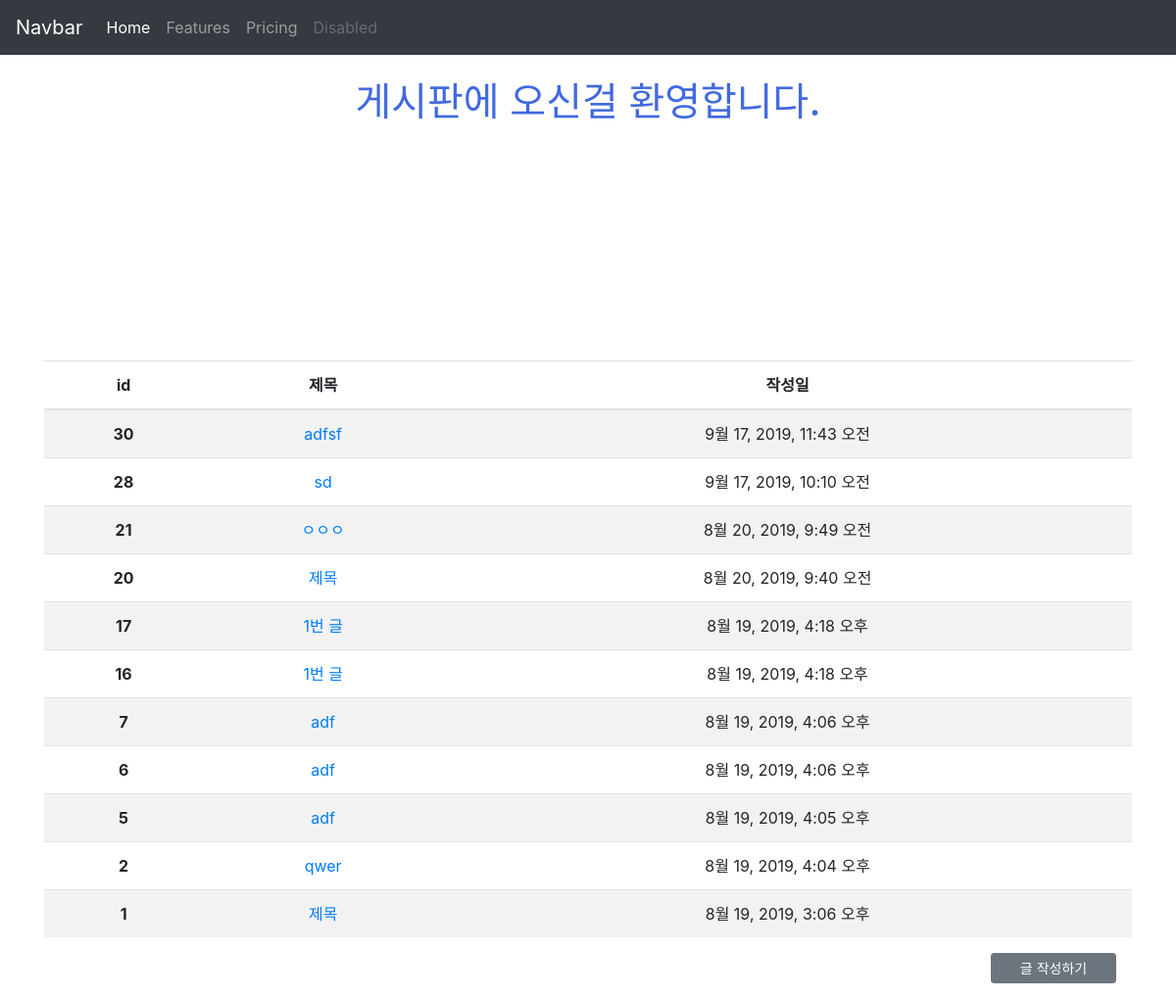
/articles/, run on an earlier commit of the app's database.
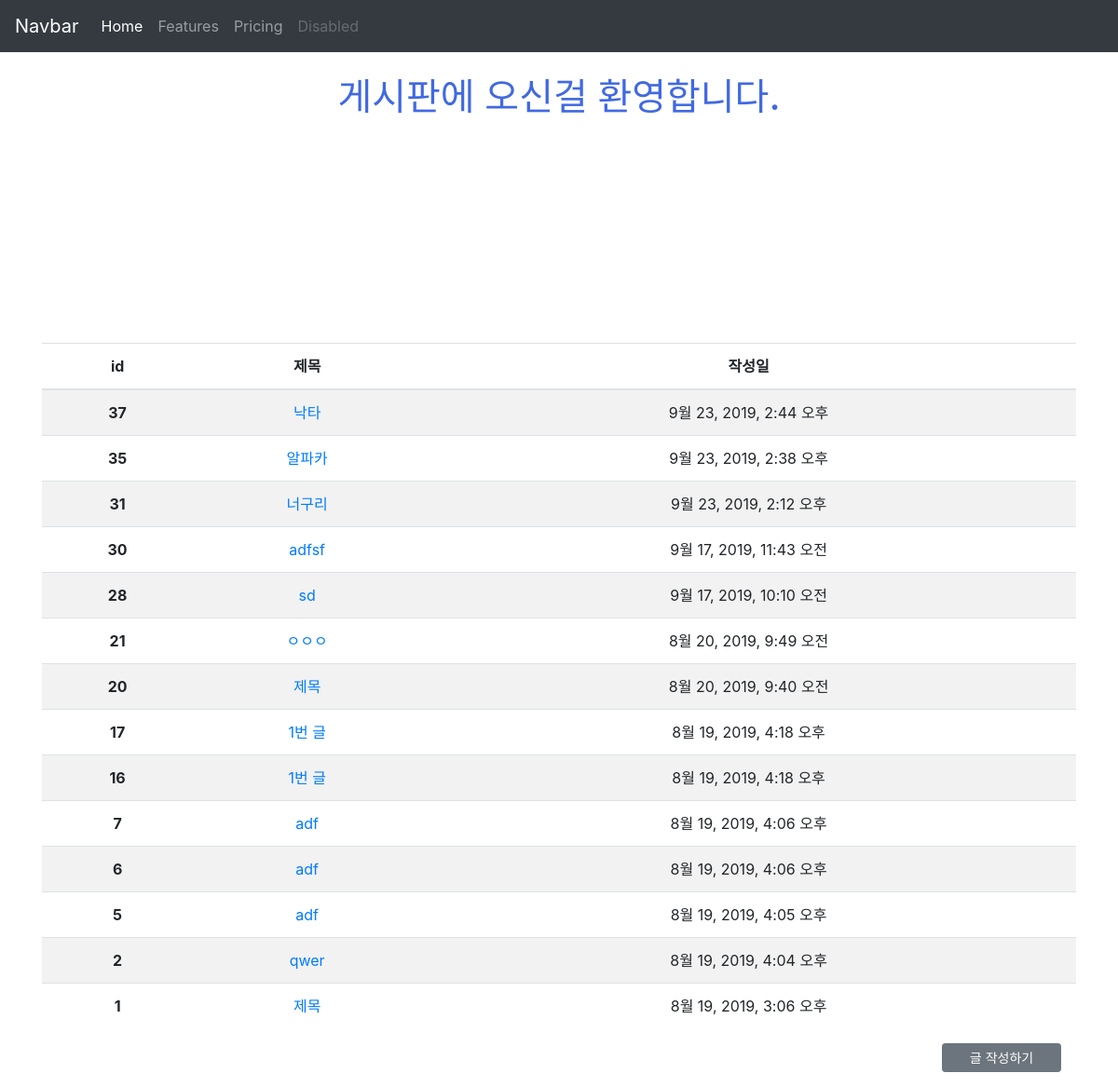
And on a later commit of the database.
### articles/models.py (models this page shows, shortened)
class Article(models.Model):
    title = models.CharField(max_length=10)
    content = models.TextField()
    image = models.ImageField(blank=True)
    image_thumbnail = ImageSpecField(
        processors=[ResizeToFill(300, 300)],
        format='JPEG',
        options={'quality': 80}
    )
    created_at = models.DateTimeField(auto_now_add=True)
    updated_at = models.DateTimeField(auto_now=True)

### articles/views.py (the view)
# urls.py: path('', views.index, name='index'),
def index(request):
    articles = Article.objects.order_by('-id')
    context = {
        'articles': articles
    }
    return render(request, 'articles/index.html', context)

### articles/templates/articles/index.html
{% extends 'articles/base.html' %}
{% load static %}
{% block css %}
<link rel="stylesheet" href="{% static 'articles/style.css' %}">
{% endblock %}
{% block body %}
<h1 class="my-4 text-center title">게시판에 오신걸 환영합니다.</h1>
<img class="d-block mx-auto"  height="200px" src="{% static 'articles/1.jpg' %}" alt="">
<table class="mt-3 table table-striped text-center">
    <thead>
      <tr>
        <th scope="col">id</th>
        <th scope="col">제목</th>
        <th scope="col">작성일</th>
      </tr>
    </thead>
    <tbody>
      {% for article in articles %}
      <tr>
        <th scope="row">{{ article.id }}</th>
        <td><a href="{% url 'articles:detail' article.pk %}">{{ article.title }}</a></td>
        <td>{{ article.created_at }}</td>
      </tr>
      {% endfor %}
    </tbody>
  </table>
  <a class="d-block mt-3 mr-3 ml-auto btn btn-secondary btn-sm mb-3" style="width:8rem;" href="{% url 'articles:create' %}">글 작성하기</a>
{% endblock %}

### articles/templates/articles/base.html (shortened to what this page needs)
{% load static %}
<!DOCTYPE html>
<html lang="ko">
<head>
  <link rel="stylesheet" href="{% static 'bootstrap/css/bootstrap.min.css' %}">
    {% block css %}
    {% endblock %}
</head>
<body>
  <nav class="navbar navbar-expand-lg navbar-dark bg-dark">
    <a class="navbar-brand" href="/articles/">Navbar</a>
    <div class="collapse navbar-collapse" id="navbarNavAltMarkup">
      <div class="navbar-nav">
        <a class="nav-item nav-link active" href="#">Home <span class="sr-only">(current)</span></a>
        <a class="nav-item nav-link" href="#">Features</a>
        <a class="nav-item nav-link" href="#">Pricing</a>
        <a class="nav-item nav-link disabled" href="#" tabindex="-1" aria-disabled="true">Disabled</a>
      </div>
    </div>
  </nav>
  <div class="container">
    {% block body %}
    {% endblock %}
  </div>
  <link rel="stylesheet" href="{% static 'bootstrap/js/bootstrap.min.js' %}">
</body>
</html>

### articles/static/articles/style.css (style rules this page uses)
.title { color: royalblue; }

What changed in the data, as far as the page shows it:
added Article: id "37", title "낙타", created_at "9월 23, 2019, 2:44 오후"
added Article: id "35", title "알파카", created_at "9월 23, 2019, 2:38 오후"
added Article: id "31", title "너구리", created_at "9월 23, 2019, 2:12 오후"
